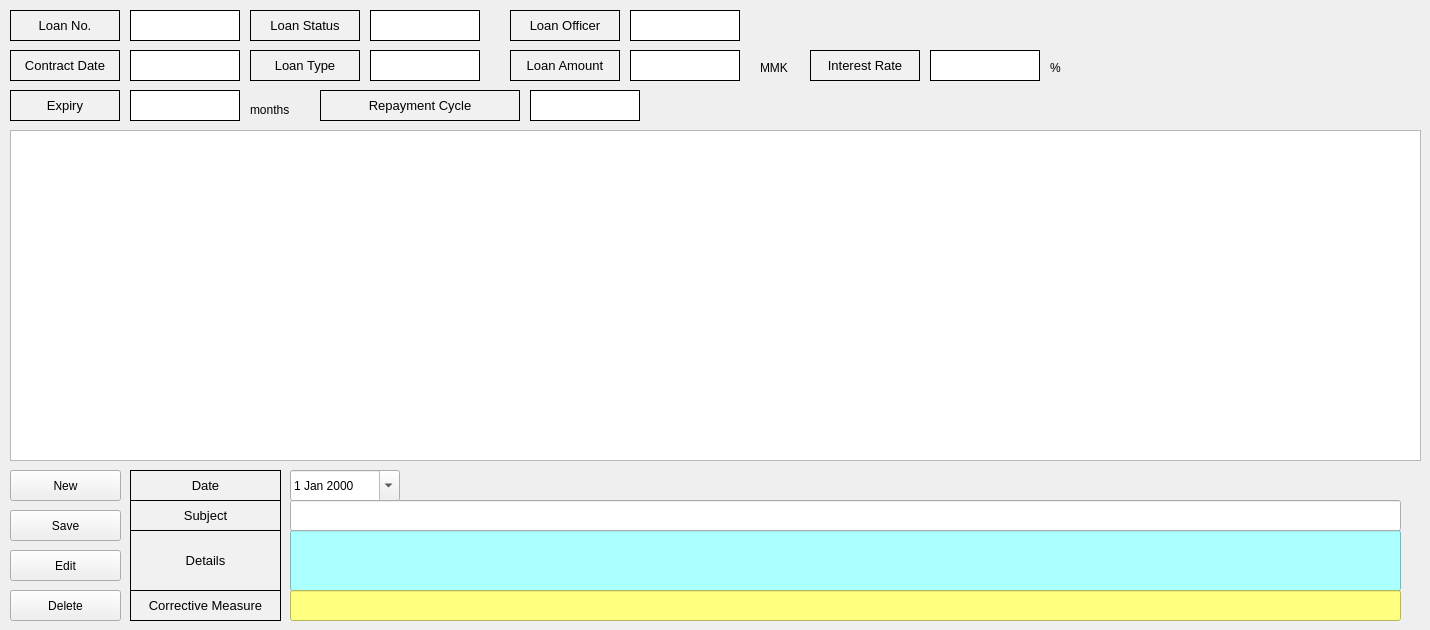
    <widget class="QWidget" name="tab_4">
     <attribute name="title">
      <string>Collateral Management</string>
     </attribute>
     <widget class="QTableWidget" name="collateralTable">
      <property name="geometry">
       <rect>
        <x>10</x>
        <y>130</y>
        <width>1411</width>
        <height>331</height>
       </rect>
      </property>
      <property name="minimumSize">
       <size>
        <width>1251</width>
        <height>0</height>
       </size>
      </property>
      <attribute name="horizontalHeaderVisible">
       <bool>false</bool>
      </attribute>
      <attribute name="horizontalHeaderCascadingSectionResizes">
       <bool>false</bool>
      </attribute>
      <attribute name="horizontalHeaderDefaultSectionSize">
       <number>200</number>
      </attribute>
      <column>
       <property name="text">
        <string>담보종류</string>
       </property>
      </column>
      <column>
       <property name="text">
        <string>담보명</string>
       </property>
      </column>
      <column>
       <property name="text">
        <string>담보정보1</string>
       </property>
      </column>
      <column>
       <property name="text">
        <string>담보정보2</string>
       </property>
      </column>
      <column>
       <property name="text">
        <string>담보정보3</string>
       </property>
      </column>
      <column>
       <property name="text">
        <string>담보정보4</string>
       </property>
      </column>
     </widget>
     <widget class="QLabel" name="collateralLoanNumber">
      <property name="geometry">
       <rect>
        <x>130</x>
        <y>10</y>
        <width>110</width>
        <height>31</height>
       </rect>
      </property>
      <property name="minimumSize">
       <size>
        <width>110</width>
        <height>0</height>
       </size>
      </property>
      <property name="maximumSize">
       <size>
        <width>110</width>
        <height>16777215</height>
       </size>
      </property>
      <property name="styleSheet">
       <string notr="true">background-color:rgb(255, 255, 255)
</string>
      </property>
      <property name="frameShape">
       <enum>QFrame::Box</enum>
      </property>
      <property name="text">
       <string/>
      </property>
     </widget>
     <widget class="QLabel" name="label_74">
      <property name="geometry">
       <rect>
        <x>10</x>
        <y>10</y>
        <width>110</width>
        <height>31</height>
       </rect>
      </property>
      <property name="minimumSize">
       <size>
        <width>110</width>
        <height>0</height>
       </size>
      </property>
      <property name="maximumSize">
       <size>
        <width>110</width>
        <height>16777215</height>
       </size>
      </property>
      <property name="font">
       <font>
        <pointsize>10</pointsize>
       </font>
      </property>
      <property name="styleSheet">
       <string notr="true">background-color:rgb(241, 241, 241)</string>
      </property>
      <property name="frameShape">
       <enum>QFrame::Box</enum>
      </property>
      <property name="text">
       <string>Loan No.</string>
      </property>
      <property name="alignment">
       <set>Qt::AlignCenter</set>
      </property>
     </widget>
     <widget class="QLabel" name="collateralLoanAmount">
      <property name="geometry">
       <rect>
        <x>630</x>
        <y>50</y>
        <width>110</width>
        <height>31</height>
       </rect>
      </property>
      <property name="minimumSize">
       <size>
        <width>110</width>
        <height>0</height>
       </size>
      </property>
      <property name="maximumSize">
       <size>
        <width>110</width>
        <height>16777215</height>
       </size>
      </property>
      <property name="styleSheet">
       <string notr="true">background-color:rgb(255, 255, 255)
</string>
      </property>
      <property name="frameShape">
       <enum>QFrame::Box</enum>
      </property>
      <property name="text">
       <string/>
      </property>
     </widget>
     <widget class="QLabel" name="label_76">
      <property name="geometry">
       <rect>
        <x>510</x>
        <y>10</y>
        <width>110</width>
        <height>31</height>
       </rect>
      </property>
      <property name="minimumSize">
       <size>
        <width>110</width>
        <height>0</height>
       </size>
      </property>
      <property name="maximumSize">
       <size>
        <width>110</width>
        <height>16777215</height>
       </size>
      </property>
      <property name="font">
       <font>
        <pointsize>10</pointsize>
       </font>
      </property>
      <property name="styleSheet">
       <string notr="true">background-color:rgb(241, 241, 241)</string>
      </property>
      <property name="frameShape">
       <enum>QFrame::Box</enum>
      </property>
      <property name="text">
       <string>Loan Officer</string>
      </property>
      <property name="alignment">
       <set>Qt::AlignCenter</set>
      </property>
     </widget>
     <widget class="QLabel" name="label_77">
      <property name="geometry">
       <rect>
        <x>810</x>
        <y>50</y>
        <width>110</width>
        <height>31</height>
       </rect>
      </property>
      <property name="minimumSize">
       <size>
        <width>110</width>
        <height>0</height>
       </size>
      </property>
      <property name="maximumSize">
       <size>
        <width>110</width>
        <height>16777215</height>
       </size>
      </property>
      <property name="font">
       <font>
        <pointsize>10</pointsize>
       </font>
      </property>
      <property name="styleSheet">
       <string notr="true">background-color:rgb(241, 241, 241)</string>
      </property>
      <property name="frameShape">
       <enum>QFrame::Box</enum>
      </property>
      <property name="text">
       <string>Interest Rate</string>
      </property>
      <property name="alignment">
       <set>Qt::AlignCenter</set>
      </property>
     </widget>
     <widget class="QLabel" name="label_78">
      <property name="geometry">
       <rect>
        <x>320</x>
        <y>90</y>
        <width>200</width>
        <height>31</height>
       </rect>
      </property>
      <property name="minimumSize">
       <size>
        <width>200</width>
        <height>0</height>
       </size>
      </property>
      <property name="maximumSize">
       <size>
        <width>200</width>
        <height>16777215</height>
       </size>
      </property>
      <property name="font">
       <font>
        <pointsize>10</pointsize>
       </font>
      </property>
      <property name="styleSheet">
       <string notr="true">background-color:rgb(241, 241, 241)</string>
      </property>
      <property name="frameShape">
       <enum>QFrame::Box</enum>
      </property>
      <property name="text">
       <string>Repayment Cycle</string>
      </property>
      <property name="alignment">
       <set>Qt::AlignCenter</set>
      </property>
     </widget>
     <widget class="QLabel" name="label_79">
      <property name="geometry">
       <rect>
        <x>760</x>
        <y>60</y>
        <width>41</width>
        <height>16</height>
       </rect>
      </property>
      <property name="text">
       <string>MMK</string>
      </property>
     </widget>
     <widget class="QLabel" name="collateralInterestRate">
      <property name="geometry">
       <rect>
        <x>930</x>
        <y>50</y>
        <width>110</width>
        <height>31</height>
       </rect>
      </property>
      <property name="minimumSize">
       <size>
        <width>110</width>
        <height>0</height>
       </size>
      </property>
      <property name="maximumSize">
       <size>
        <width>110</width>
        <height>16777215</height>
       </size>
      </property>
      <property name="styleSheet">
       <string notr="true">background-color:rgb(255, 255, 255)
</string>
      </property>
      <property name="frameShape">
       <enum>QFrame::Box</enum>
      </property>
      <property name="text">
       <string/>
      </property>
     </widget>
     <widget class="QLabel" name="label_81">
      <property name="geometry">
       <rect>
        <x>510</x>
        <y>50</y>
        <width>110</width>
        <height>31</height>
       </rect>
      </property>
      <property name="minimumSize">
       <size>
        <width>110</width>
        <height>0</height>
       </size>
      </property>
      <property name="maximumSize">
       <size>
        <width>110</width>
        <height>16777215</height>
       </size>
      </property>
      <property name="font">
       <font>
        <pointsize>10</pointsize>
       </font>
      </property>
      <property name="styleSheet">
       <string notr="true">background-color:rgb(241, 241, 241)</string>
      </property>
      <property name="frameShape">
       <enum>QFrame::Box</enum>
      </property>
      <property name="text">
       <string>Loan Amount</string>
      </property>
      <property name="alignment">
       <set>Qt::AlignCenter</set>
      </property>
     </widget>
     <widget class="QLabel" name="label_82">
      <property name="geometry">
       <rect>
        <x>10</x>
        <y>90</y>
        <width>110</width>
        <height>31</height>
       </rect>
      </property>
      <property name="minimumSize">
       <size>
        <width>110</width>
        <height>0</height>
       </size>
      </property>
      <property name="maximumSize">
       <size>
        <width>110</width>
        <height>16777215</height>
       </size>
      </property>
      <property name="font">
       <font>
        <pointsize>10</pointsize>
       </font>
      </property>
      <property name="styleSheet">
       <string notr="true">background-color:rgb(241, 241, 241)</string>
      </property>
      <property name="frameShape">
       <enum>QFrame::Box</enum>
      </property>
      <property name="text">
       <string>Expiry</string>
      </property>
      <property name="alignment">
       <set>Qt::AlignCenter</set>
      </property>
     </widget>
     <widget class="QLabel" name="label_84">
      <property name="geometry">
       <rect>
        <x>10</x>
        <y>50</y>
        <width>110</width>
        <height>31</height>
       </rect>
      </property>
      <property name="minimumSize">
       <size>
        <width>110</width>
        <height>0</height>
       </size>
      </property>
      <property name="maximumSize">
       <size>
        <width>110</width>
        <height>16777215</height>
       </size>
      </property>
      <property name="font">
       <font>
        <pointsize>10</pointsize>
       </font>
      </property>
      <property name="styleSheet">
       <string notr="true">background-color:rgb(241, 241, 241)</string>
      </property>
      <property name="frameShape">
       <enum>QFrame::Box</enum>
      </property>
      <property name="text">
       <string>Contract Date</string>
      </property>
      <property name="alignment">
       <set>Qt::AlignCenter</set>
      </property>
     </widget>
     <widget class="QLabel" name="label_86">
      <property name="geometry">
       <rect>
        <x>250</x>
        <y>10</y>
        <width>110</width>
        <height>31</height>
       </rect>
      </property>
      <property name="minimumSize">
       <size>
        <width>110</width>
        <height>0</height>
       </size>
      </property>
      <property name="maximumSize">
       <size>
        <width>110</width>
        <height>16777215</height>
       </size>
      </property>
      <property name="font">
       <font>
        <pointsize>10</pointsize>
       </font>
      </property>
      <property name="styleSheet">
       <string notr="true">background-color:rgb(241, 241, 241)</string>
      </property>
      <property name="frameShape">
       <enum>QFrame::Box</enum>
      </property>
      <property name="text">
       <string>Loan Status</string>
      </property>
      <property name="alignment">
       <set>Qt::AlignCenter</set>
      </property>
     </widget>
     <widget class="QLabel" name="collateralExpiry">
      <property name="geometry">
       <rect>
        <x>130</x>
        <y>90</y>
        <width>110</width>
        <height>31</height>
       </rect>
      </property>
      <property name="minimumSize">
       <size>
        <width>110</width>
        <height>0</height>
       </size>
      </property>
      <property name="maximumSize">
       <size>
        <width>110</width>
        <height>16777215</height>
       </size>
      </property>
      <property name="styleSheet">
       <string notr="true">background-color:rgb(255, 255, 255)
</string>
      </property>
      <property name="frameShape">
       <enum>QFrame::Box</enum>
      </property>
      <property name="text">
       <string/>
      </property>
     </widget>
     <widget class="QLabel" name="label_89">
      <property name="geometry">
       <rect>
        <x>250</x>
        <y>100</y>
        <width>51</width>
        <height>20</height>
       </rect>
      </property>
      <property name="text">
       <string>months</string>
      </property>
     </widget>
     <widget class="QLabel" name="collateralContractDate">
      <property name="geometry">
       <rect>
        <x>130</x>
        <y>50</y>
        <width>110</width>
        <height>31</height>
       </rect>
      </property>
      <property name="minimumSize">
       <size>
        <width>110</width>
        <height>0</height>
       </size>
      </property>
      <property name="maximumSize">
       <size>
        <width>110</width>
        <height>16777215</height>
       </size>
      </property>
      <property name="styleSheet">
       <string notr="true">background-color:rgb(255, 255, 255)
</string>
      </property>
      <property name="frameShape">
       <enum>QFrame::Box</enum>
      </property>
      <property name="text">
       <string/>
      </property>
     </widget>
     <widget class="QLabel" name="label_91">
      <property name="geometry">
       <rect>
        <x>250</x>
        <y>50</y>
        <width>110</width>
        <height>31</height>
       </rect>
      </property>
      <property name="minimumSize">
       <size>
        <width>110</width>
        <height>0</height>
       </size>
      </property>
      <property name="maximumSize">
       <size>
        <width>110</width>
        <height>16777215</height>
       </size>
      </property>
      <property name="font">
       <font>
        <pointsize>10</pointsize>
       </font>
      </property>
      <property name="styleSheet">
       <string notr="true">background-color:rgb(241, 241, 241)</string>
      </property>
      <property name="frameShape">
       <enum>QFrame::Box</enum>
      </property>
      <property name="text">
       <string>Loan Type</string>
      </property>
      <property name="alignment">
       <set>Qt::AlignCenter</set>
      </property>
     </widget>
     <widget class="QLabel" name="label_93">
      <property name="geometry">
       <rect>
        <x>1050</x>
        <y>60</y>
        <width>16</width>
        <height>16</height>
       </rect>
      </property>
      <property name="text">
       <string>%</string>
      </property>
     </widget>
     <widget class="QLabel" name="collateralLoanStatus">
      <property name="geometry">
       <rect>
        <x>370</x>
        <y>10</y>
        <width>110</width>
        <height>31</height>
       </rect>
      </property>
      <property name="minimumSize">
       <size>
        <width>110</width>
        <height>0</height>
       </size>
      </property>
      <property name="maximumSize">
       <size>
        <width>110</width>
        <height>16777215</height>
       </size>
      </property>
      <property name="styleSheet">
       <string notr="true">background-color:rgb(255, 255, 255)
</string>
      </property>
      <property name="frameShape">
       <enum>QFrame::Box</enum>
      </property>
      <property name="text">
       <string/>
      </property>
     </widget>
     <widget class="QLabel" name="collateralLoanType">
      <property name="geometry">
       <rect>
        <x>370</x>
        <y>50</y>
        <width>110</width>
        <height>31</height>
       </rect>
      </property>
      <property name="minimumSize">
       <size>
        <width>110</width>
        <height>0</height>
       </size>
      </property>
      <property name="maximumSize">
       <size>
        <width>110</width>
        <height>16777215</height>
       </size>
      </property>
      <property name="styleSheet">
       <string notr="true">background-color:rgb(255, 255, 255)
</string>
      </property>
      <property name="frameShape">
       <enum>QFrame::Box</enum>
      </property>
      <property name="text">
       <string/>
      </property>
     </widget>
     <widget class="QLabel" name="collateralLoanOfficer">
      <property name="geometry">
       <rect>
        <x>630</x>
        <y>10</y>
        <width>110</width>
        <height>31</height>
       </rect>
      </property>
      <property name="minimumSize">
       <size>
        <width>110</width>
        <height>0</height>
       </size>
      </property>
      <property name="maximumSize">
       <size>
        <width>110</width>
        <height>16777215</height>
       </size>
      </property>
      <property name="styleSheet">
       <string notr="true">background-color:rgb(255, 255, 255)
</string>
      </property>
      <property name="frameShape">
       <enum>QFrame::Box</enum>
      </property>
      <property name="text">
       <string/>
      </property>
     </widget>
     <widget class="QLabel" name="collateralRepaymentCycle">
      <property name="geometry">
       <rect>
        <x>530</x>
        <y>90</y>
        <width>110</width>
        <height>31</height>
       </rect>
      </property>
      <property name="minimumSize">
       <size>
        <width>110</width>
        <height>0</height>
       </size>
      </property>
      <property name="maximumSize">
       <size>
        <width>110</width>
        <height>16777215</height>
       </size>
      </property>
      <property name="styleSheet">
       <string notr="true">background-color:rgb(255, 255, 255)
</string>
      </property>
      <property name="frameShape">
       <enum>QFrame::Box</enum>
      </property>
      <property name="text">
       <string/>
      </property>
     </widget>
     <widget class="QLineEdit" name="counselingDetails_2">
      <property name="geometry">
       <rect>
        <x>290</x>
        <y>530</y>
        <width>1111</width>
        <height>61</height>
       </rect>
      </property>
      <property name="styleSheet">
       <string notr="true">background-color:rgb(170, 255, 255)</string>
      </property>
     </widget>
     <widget class="QLabel" name="label_110">
      <property name="geometry">
       <rect>
        <x>130</x>
        <y>530</y>
        <width>151</width>
        <height>61</height>
       </rect>
      </property>
      <property name="font">
       <font>
        <pointsize>10</pointsize>
       </font>
      </property>
      <property name="styleSheet">
       <string notr="true">background-color:rgb(241, 241, 241)</string>
      </property>
      <property name="frameShape">
       <enum>QFrame::Box</enum>
      </property>
      <property name="text">
       <string>Details</string>
      </property>
      <property name="alignment">
       <set>Qt::AlignCenter</set>
      </property>
     </widget>
     <widget class="QPushButton" name="counselingNewButton_3">
      <property name="geometry">
       <rect>
        <x>10</x>
        <y>470</y>
        <width>111</width>
        <height>31</height>
       </rect>
      </property>
      <property name="text">
       <string>New</string>
      </property>
     </widget>
     <widget class="QLineEdit" name="counselingSubject_2">
      <property name="geometry">
       <rect>
        <x>290</x>
        <y>500</y>
        <width>1111</width>
        <height>31</height>
       </rect>
      </property>
     </widget>
     <widget class="QPushButton" name="counselingSaveButton_3">
      <property name="geometry">
       <rect>
        <x>10</x>
        <y>510</y>
        <width>111</width>
        <height>31</height>
       </rect>
      </property>
      <property name="text">
       <string>Save</string>
      </property>
     </widget>
     <widget class="QLabel" name="label_115">
      <property name="geometry">
       <rect>
        <x>130</x>
        <y>500</y>
        <width>151</width>
        <height>31</height>
       </rect>
      </property>
      <property name="font">
       <font>
        <pointsize>10</pointsize>
       </font>
      </property>
      <property name="styleSheet">
       <string notr="true">background-color:rgb(241, 241, 241)</string>
      </property>
      <property name="frameShape">
       <enum>QFrame::Box</enum>
      </property>
      <property name="text">
       <string>Subject</string>
      </property>
      <property name="alignment">
       <set>Qt::AlignCenter</set>
      </property>
     </widget>
     <widget class="QPushButton" name="counselingDeleteButton_3">
      <property name="geometry">
       <rect>
        <x>10</x>
        <y>590</y>
        <width>111</width>
        <height>31</height>
       </rect>
      </property>
      <property name="text">
       <string>Delete</string>
      </property>
     </widget>
     <widget class="QDateEdit" name="counselingDate_2">
      <property name="geometry">
       <rect>
        <x>290</x>
        <y>470</y>
        <width>110</width>
        <height>31</height>
       </rect>
      </property>
      <property name="locale">
       <locale language="English" country="UnitedStates"/>
      </property>
      <property name="calendarPopup">
       <bool>true</bool>
      </property>
     </widget>
     <widget class="QLabel" name="label_106">
      <property name="geometry">
       <rect>
        <x>130</x>
        <y>590</y>
        <width>151</width>
        <height>31</height>
       </rect>
      </property>
      <property name="font">
       <font>
        <pointsize>10</pointsize>
       </font>
      </property>
      <property name="styleSheet">
       <string notr="true">background-color:rgb(241, 241, 241)</string>
      </property>
      <property name="frameShape">
       <enum>QFrame::Box</enum>
      </property>
      <property name="text">
       <string>Corrective Measure</string>
      </property>
      <property name="alignment">
       <set>Qt::AlignCenter</set>
      </property>
     </widget>
     <widget class="QPushButton" name="counselingEditButton_3">
      <property name="geometry">
       <rect>
        <x>10</x>
        <y>550</y>
        <width>111</width>
        <height>31</height>
       </rect>
      </property>
      <property name="text">
       <string>Edit</string>
      </property>
     </widget>
     <widget class="QLineEdit" name="counselingCorrectiveMeasure_2">
      <property name="geometry">
       <rect>
        <x>290</x>
        <y>590</y>
        <width>1111</width>
        <height>31</height>
       </rect>
      </property>
      <property name="styleSheet">
       <string notr="true">background-color:rgb(255, 255, 127)</string>
      </property>
     </widget>
     <widget class="QLabel" name="label_107">
      <property name="geometry">
       <rect>
        <x>130</x>
        <y>470</y>
        <width>151</width>
        <height>31</height>
       </rect>
      </property>
      <property name="font">
       <font>
        <pointsize>10</pointsize>
       </font>
      </property>
      <property name="styleSheet">
       <string notr="true">background-color:rgb(241, 241, 241)</string>
      </property>
      <property name="frameShape">
       <enum>QFrame::Box</enum>
      </property>
      <property name="text">
       <string>Date</string>
      </property>
      <property name="alignment">
       <set>Qt::AlignCenter</set>
      </property>
     </widget>
    </widget>
